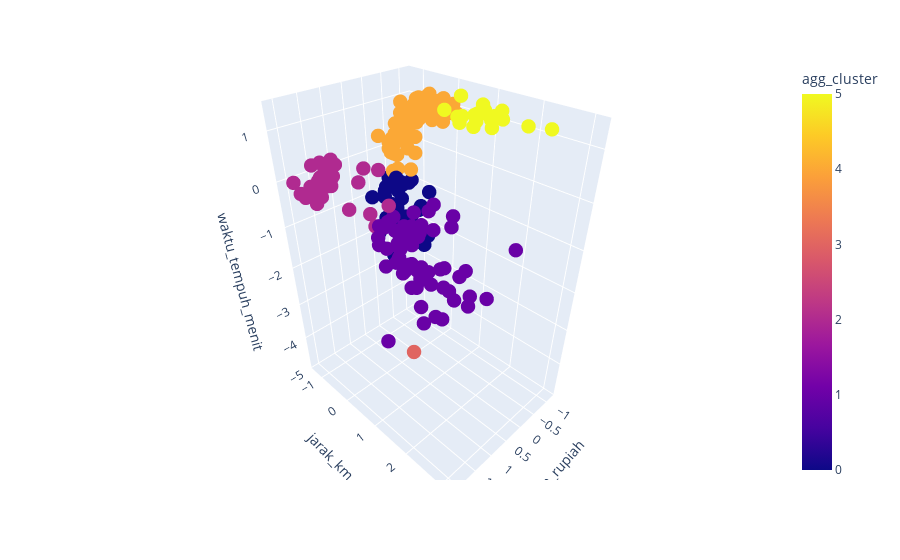

Write notebook code for a chart like this one.
### Markdown cell above
#### Single Linkage

### Code cell
model = AgglomerativeClustering(n_clusters = 6, linkage='single')
labels = model.fit_predict(df_normalized)

df_normalized['agg_cluster'] = labels
fig = px.scatter_3d(
  df_normalized,
  x='harga_rupiah',
  y='jarak_km',
  z='waktu_tempuh_menit',
  color='agg_cluster'
)
fig.update_traces(marker=dict(size=5))
fig.show()

### Figure 1 — Plotly figure (JSON) as saved in the notebook; plotly's stock layout.template omitted (floating-point values rounded to 4 significant figures; data arrays with more than 128 entries replaced by an {"elided": "..."} marker saying what was removed)
{"data": [{"hovertemplate": "harga_rupiah=%{x}<br>jarak_km=%{y}<br>waktu_tempuh_menit=%{z}<br>agg_cluster=%{marker.color}<extra></extra>", "legendgroup": "", "marker": {"color": {"elided": "255 int values"}, "coloraxis": "coloraxis", "size": 5, "symbol": "circle"}, "mode": "markers", "name": "", "scene": "scene", "showlegend": false, "type": "scatter3d", "x": {"elided": "255 float values"}, "y": {"elided": "255 float values"}, "z": {"elided": "255 float values"}}], "layout": {"coloraxis": {"colorbar": {"title": {"text": "agg_cluster"}}, "colorscale": [[0, "#0d0887"], [0.1111, "#46039f"], [0.2222, "#7201a8"], [0.3333, "#9c179e"], [0.4444, "#bd3786"], [0.5556, "#d8576b"], [0.6667, "#ed7953"], [0.7778, "#fb9f3a"], [0.8889, "#fdca26"], [1, "#f0f921"]]}, "legend": {"tracegroupgap": 0}, "margin": {"t": 60}, "scene": {"domain": {"x": [0, 1], "y": [0, 1]}, "xaxis": {"title": {"text": "harga_rupiah"}}, "yaxis": {"title": {"text": "jarak_km"}}, "zaxis": {"title": {"text": "waktu_tempuh_menit"}}}}}
